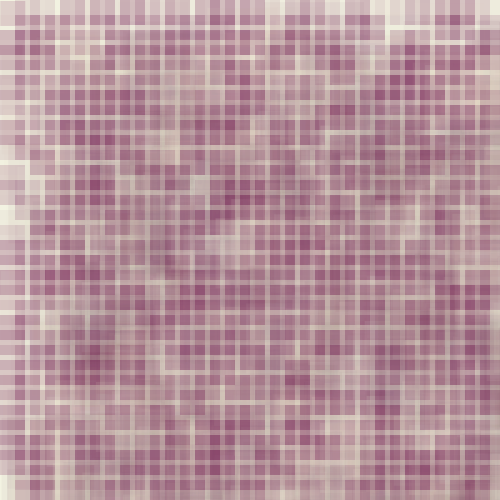
Frame 1 (no input)
Frame 60 (the mouse pressed at the canvas centre just before this capture): identical to frame 1, image omitted
Frame 120 (the mouse held since frame 60 and released just before this capture): identical to frame 1, image omitted

The Processing sketch that drew this single still picture (run headless with seeded random() and noise(); from frame 60 on, the mouse is pressed at the canvas centre):

// Processing sketch: processing_31472
// ── processing_31472.pde


int patternSeperationX = 15;
int patternSeperationY = 15;
   
float position = 1;
float trans = 1;
  
void setup(){
  size(500,500);
background (244,245,227);
     
  
  fill(255);
  noStroke();
  //rect(0,0,patternSeperationX,patternSeperationY);
  stroke(0);
     
  for(int i = 0; i < width/patternSeperationX; i++){
      for(int j = 0; j < height/patternSeperationY; j++){
        pushMatrix();
        translate(i*patternSeperationX, j*patternSeperationY);
        yourFunction();
        popMatrix();
      }
  }
     
}
   
   
void draw()
{
 
}
   
   
void yourFunction(){

 
 
 noStroke(); 
  fill (98,0,64, random (0,60));
  rect (random (0,position),random (0,position),25,25);
  
 
  position = 100 * 1.00091;
  trans = trans - 0.5;


   noStroke(); 
    fill (52,0,34, random (0,10));
    rect (random (0,position),random (0,position),100,100);
  
 
    position = 50 * 1.00091;
    trans = trans - 0.5;
    
     noStroke(); 
    fill (237,233,211, random (0,40));
    rect (random (0,position),random (0,position),70,70);
  
 
    position =0 * 1.00091;
    trans = trans - 0.5;
}
